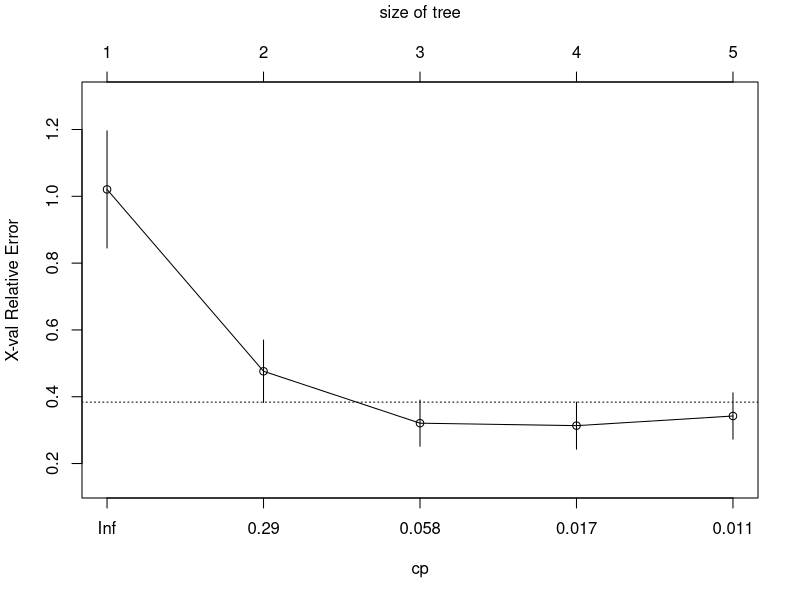
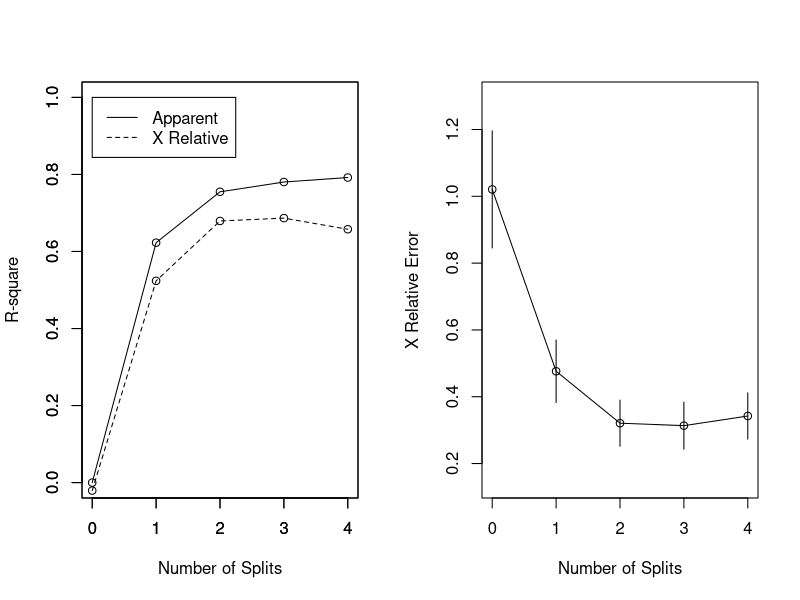
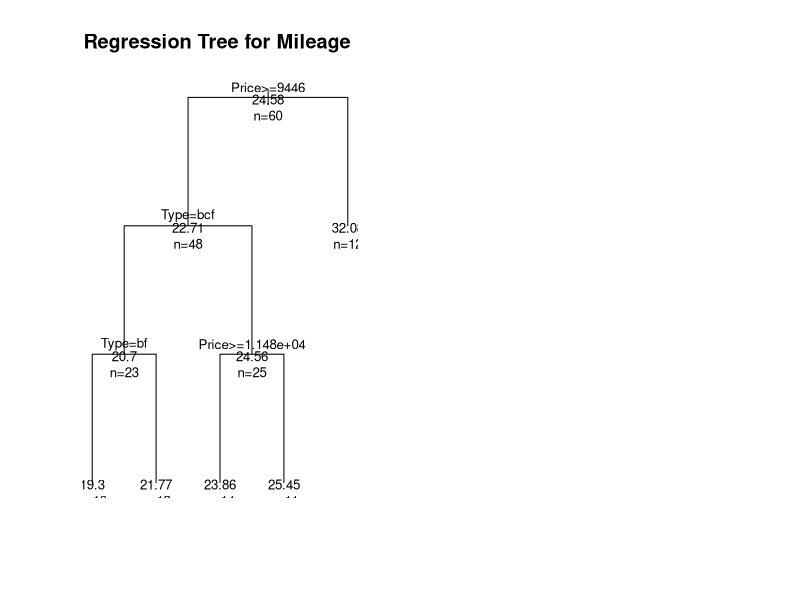

Generate these figures, in order, with R: (Note: this script raises an error after producing the figures.)
# Regression Tree Example
library(rpart)

# grow tree 
fit <- rpart(Mileage~Price + Country + Reliability + Type, 
   method="anova", data=cu.summary)
   
printcp(fit) # display the results 
plotcp(fit) # visualize cross-validation results 
summary(fit) # detailed summary of splits

# create additional plots 
par(mfrow=c(1,2)) # two plots on one page 
rsq.rpart(fit) # visualize cross-validation results  	

# plot tree 
plot(fit, uniform=TRUE, 
  	main="Regression Tree for Mileage ")
text(fit, use.n=TRUE, all=TRUE, cex=.8)


# create attractive postcript plot of tree 
post(fit, file = "C:/Users/Pandu/Desktop/Pandu_ course/CASE_STUDY/DT_Milege/tree2.ps", 
  	title = "Regression Tree for Mileage ")
	
# prune the tree 
pfit<- prune(fit, cp=0.01160389) # from cptable 

# plot the pruned tree 
plot(pfit, uniform=TRUE, 
  	main="Pruned Regression Tree for Mileage")
text(pfit, use.n=TRUE, all=TRUE, cex=.8)

post(pfit, file = "C:/Users/Pandu/Desktop/Pandu_ course/CASE_STUDY/DT_Milege/tree2.ps", 
  	title = "Pruned Regression Tree for Mileage")  

